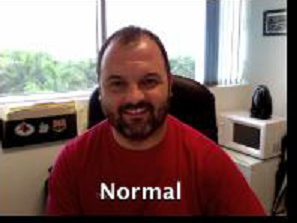
#> input picture 2_Geometric_Transformation/image.png, 297 x 223 px
$ python Image_shearing.py
#> lines starting #> are read from the running program, lines starting #| are printed output that depends on the picture
import numpy as np
import cv2
img = cv2.imread('image.png')
#> img is the input picture: shape (223, 297, 3); mean B, G, R 102.2, 106.1, 129
rows, cols = img.shape[0:2]
#> rows = 223; cols = 297

#shearing x-axis
shear_x = 0.5
M1= np.float32([[1, shear_x, 0], [0, 1, 0], [0, 0, 1]])

#shearing y-axis
shear_y = 0.5
M2= np.float32([[1, 0, 0], [shear_y, 1, 0], [0, 0, 1]])


sheared_img_x_axis = cv2.warpPerspective(img, M1, (int(cols*1.5), int(rows*1.5))) #shearing va resize anh gap 1.5 lan
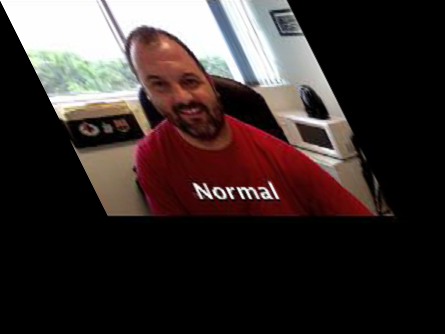
#> sheared_img_x_axis: shape (334, 445, 3); mean B, G, R 45.6, 47.3, 57.5
sheared_img_y_axis = cv2.warpPerspective(img, M2, (int(cols*1.5), int(rows*1.5))) #sheraing va resize anh gap 1.5 lan
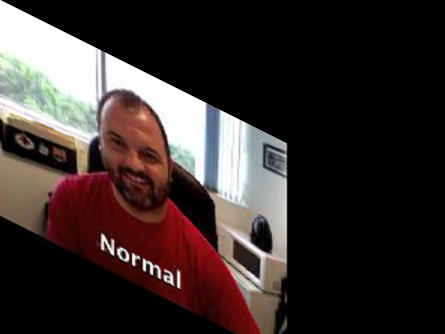
#> sheared_img_y_axis: shape (334, 445, 3); mean B, G, R 45.5, 47.2, 57.2

cv2.imshow('shearing_x_axis', sheared_img_x_axis)
cv2.imshow('shearing_y_axis', sheared_img_y_axis)
cv2.imshow('origin', img)
cv2.waitKey(0)
cv2.destroyAllWindows()
